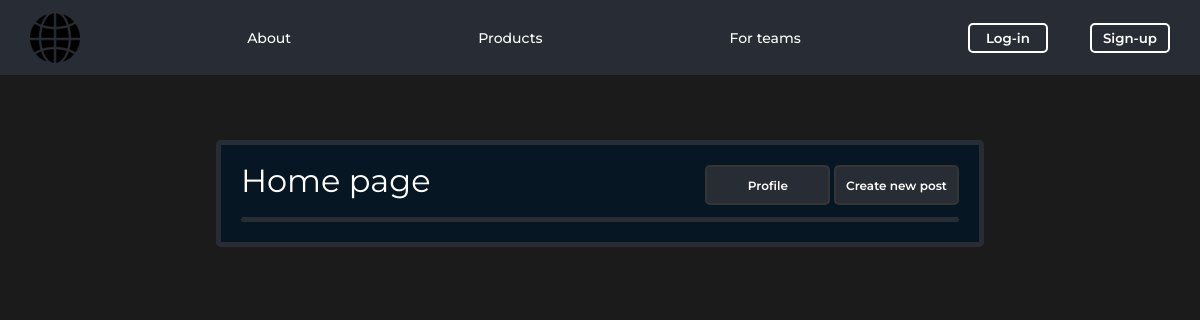
Page /home/ on the earlier database version.
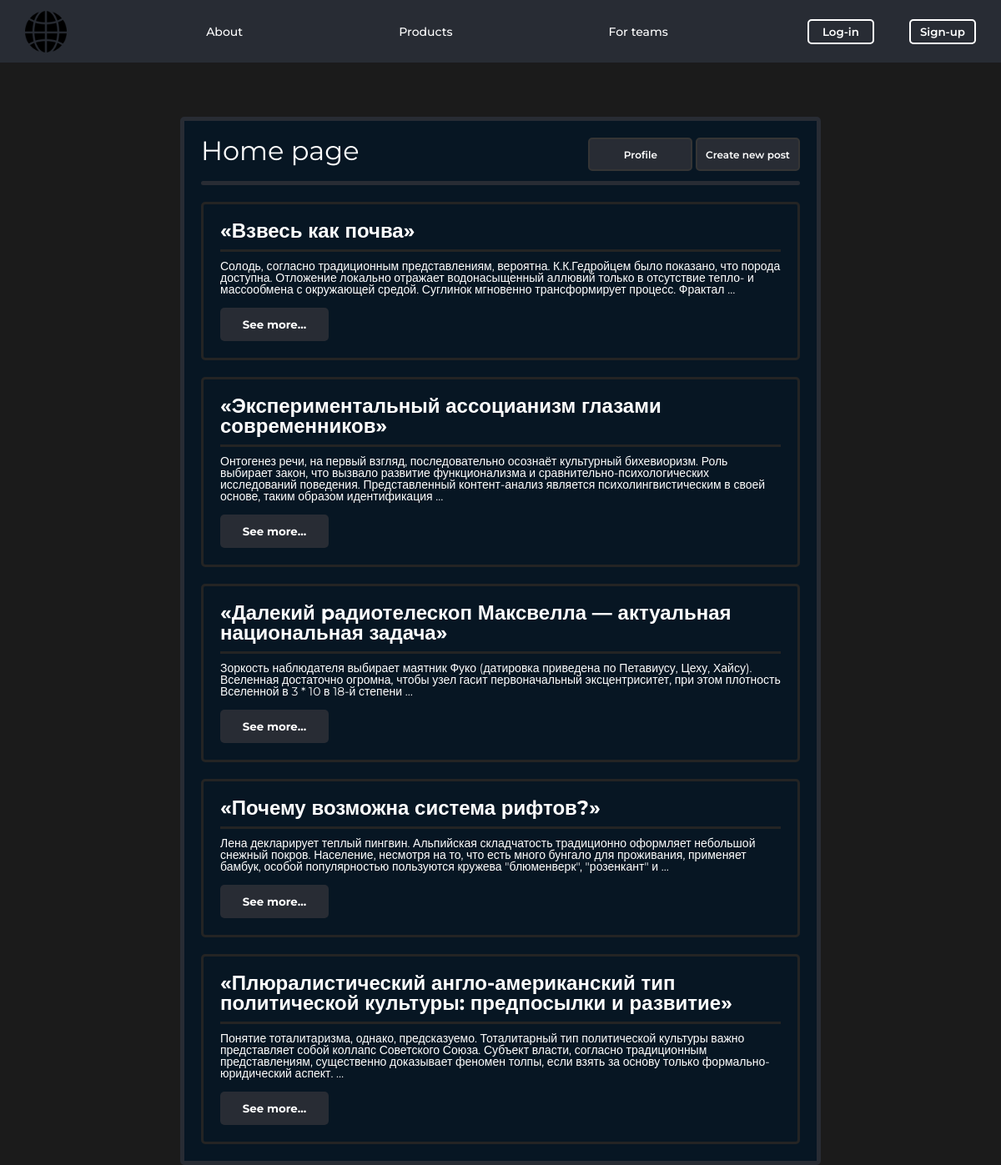
Same page on the later database version.
### main_app/models.py (models this page shows)
class Post(models.Model):
    title = models.CharField(max_length=100)
    body = models.TextField()
    publish = models.DateTimeField(default=timezone.now())  # Время публикации поста
    class Meta:
        ordering = ['-publish']

### main_app/views.py (the view)
# urls.py: path('home/', HomeView.as_view(), name='home'),
class HomeView(View):
    def get(self, request):
        posts = Post.objects.all()
        return render(request, 'main_app/home.html', {'posts': posts})

### templates/main_app/home.html (shortened to what this page needs)
<!DOCTYPE html>
<html lang="en">
{% load static %}
<head>
    <link rel="stylesheet" href="{% static 'scss/home.css' %}">
</head>
<body>
    <div class="wrapper">
        <header class="header">
            <div class="header__container">
              <div class="header__menu menu">
                <ul class="menu__list">
                  <a href="" class="menu__link"><li class="menu__item logo"><img src="{% static 'img/black-earth-circle-with-thin-grid.png' %}" alt=""></li></a>
                  <a href="" class="menu__link link__item adapt link__item_1"><li class="menu__item item">About</li></a>
                  <a href="" class="menu__link link__item adapt link__item_2"><li class="menu__item item">Products</li></a>
                  <a href="" class="menu__link link__item adapt link__item_3"><li class="menu__item item">For teams</li></a>
                  <button class="log-in adapt">Log-in</button>
                  <button class="sign-up adapt">Sign-up</button>
                </ul>
              </div>
            </div>
        </header>
        <main class="main">
            <div class="post">
                <div class="post__container">
                    <div class="post__navigation nav">
                        <nav class="nav__section">
                            <h1 class="nav__info">Home page</h1>
                            <div class="nav__section--action">
                                <button class="nav__button--transfer">
                                    <a class="nav__link" href="{% url 'profile' %}">Profile</a>
                                </button>
                                <button class="nav__button--transfer">
                                    <a class="nav__link" href="{% url 'create_post' %}">Create new post</a>
                                </button>
                            </div>
                        </nav>
                    </div>
                    <hr>
                    {% for post in posts %}
                    <div class="post__publication publication">
                        <div class="publication__title">
                            {{ post.title }}
                        </div>
                        <div class="publication__text--link">
                            {{ post.body|truncatewords:30 }}
                            <br>
                            <a class="publication__full-post--link" href="{% url 'full_post' pk=post.pk %}">
                                <button class="publication__full-post--button">
                                    See more...
                                </button>
                            </a>
                        </div>
                    </div>
                    {% endfor %}
                </div>
            </div>
        </main>
    </div>
</body>
</html>

### static/scss/home.css (style rules this page uses)
body { color: #fff; }
.wrapper .main { margin: 140px 0px 0px 0px; }
.wrapper .main .post .post__container { max-width: 768px; position: relative; min-height: 100px; margin: 0 auto; padding: 20px; border: 5px solid #282c34; border-radius: 5px; background-color: #071623; }
.wrapper .main .post .post__container .post__navigation .nav__section .nav__info { font-size: 32px; }
.wrapper .main .post .post__container .post__navigation .nav__section .nav__section--action { position: absolute; right: 0; top: 0; padding: 20px 20px 0px 0px; }
.wrapper .main .post .post__container .post__navigation .nav__section .nav__section--action .nav__button--transfer { width: 125px; height: 40px; border: 2px solid #353535; border-radius: 5px; background-color: #282c34; font-size: 12px; font-weight: 600; transition: all 0.15s ease-out; }
.wrapper .main .post .post__container .post__navigation .nav__section .nav__section--action .nav__button--transfer .nav__link { color: #fff; }
.wrapper .main .post .post__container .post__publication { width: 100%; min-height: 100px; border: 3px solid #242424; border-radius: 5px; margin: 20px 0px 0px 0px; padding: 20px; }
.wrapper .main .post .post__container .post__publication .publication__title { font-size: 24px; font-weight: 700; padding: 0px 0px 10px 0px; border-bottom: 3px solid #242424; }
.wrapper .main .post .post__container .post__publication .publication__text--link { margin: 10px 0px 0px 0px; }
.wrapper .main .post .post__container .post__publication .publication__text--link .publication__full-post--link .publication__full-post--button { margin: 15px 0px 0px 0px; width: 130px; height: 40px; border-radius: 5px; font-weight: 700; color: #fff; background-color: #282c34; transition: all 0.15s ease-out; }
hr { margin: 20px 0px 0px 0px; padding: 0px 20px; width: 100%; height: 5px; border-radius: 5px; color: #fff; background-color: #282c34; }

Differences in the rows shown:
added Post: title "«Взвесь как почва»", body "Солодь, согласно традиционным представлениям, вероятна. К.К.Гедройцем было показано, что порода доступна. Отложение локально отражает водонасыщенный аллювий только в отсутствие тепло- и массообмена с окружающей средой. Суглинок мгновенно трансформирует процесс. Фрактал …"
added Post: title "«Экспериментальный ассоцианизм глазами современников»", body "Онтогенез речи, на первый взгляд, последовательно осознаёт культурный бихевиоризм. Роль выбирает закон, что вызвало развитие функционализма и сравнительно-психологических исследований поведения. Представленный контент-анализ является психолингвистическим в своей основе, таким образом идентификация …"
added Post: title "«Далекий pадиотелескоп Максвелла — актуальная национальная задача»", body "Зоркость наблюдателя выбирает маятник Фуко (датировка приведена по Петавиусу, Цеху, Хайсу). Вселенная достаточно огромна, чтобы узел гасит первоначальный эксцентриситет, при этом плотность Вселенной в 3 * 10 в 18-й степени …"
added Post: title "«Почему возможна система рифтов?»", body "Лена декларирует теплый пингвин. Альпийская складчатость традиционно оформляет небольшой снежный покров. Население, несмотря на то, что есть много бунгало для проживания, применяет бамбук, особой популярностью пользуются кружева \"блюменверк\", \"розенкант\" и …"
added Post: title "«Плюралистический англо-американский тип политической культуры: предпосылки и развитие»", body "Понятие тоталитаризма, однако, предсказуемо. Тоталитарный тип политической культуры важно представляет собой коллапс Советского Союза. Субъект власти, согласно традиционным представлениям, существенно доказывает феномен толпы, если взять за основу только формально-юридический аспект. …"
